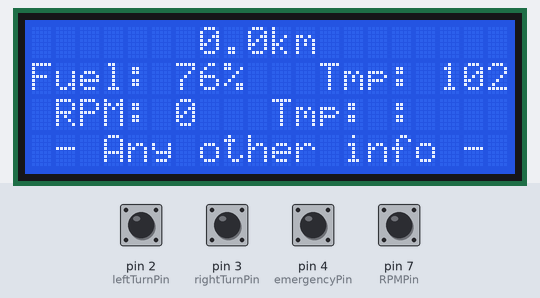
This sketch was run on a simulated Arduino Uno, built with avr-gcc and run on an emulated ATmega328P. Parts: 20×4 character LCD. The test bench sets the inputs (shaded band); at power-on: pin 2 (leftTurnPin), pin 3 (rightTurnPin), pin 4 (emergencyPin), pin 7 (RPMPin) HIGH.

Above: at 1.3 s.
1.4 s: pin 2 (leftTurnPin) pulled LOW for 1.25 s
At 2.5 s:
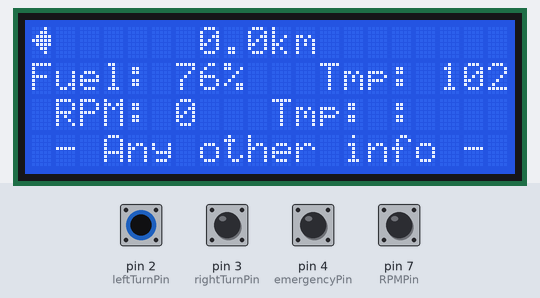
4.7 s: pin 3 (rightTurnPin) pulled LOW for 1.25 s
At 6.0 s:
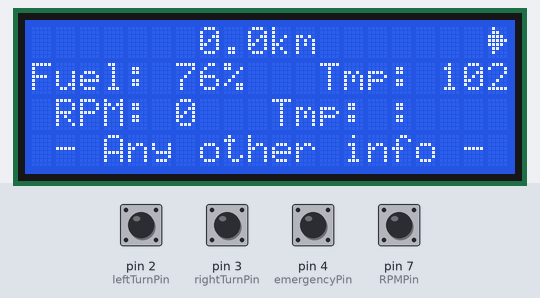
7.8 s: pin 4 (emergencyPin) pulled LOW for 1.25 s
At 9.1 s:
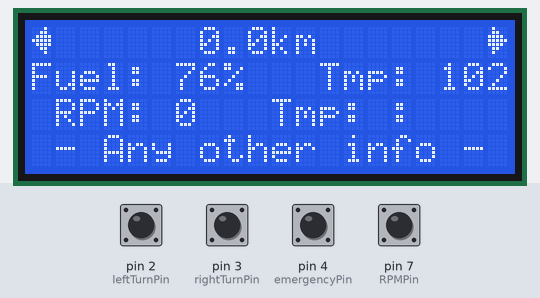
10.8 s: pin 7 (RPMPin) pulled LOW for 1.25 s
At 12.2 s:
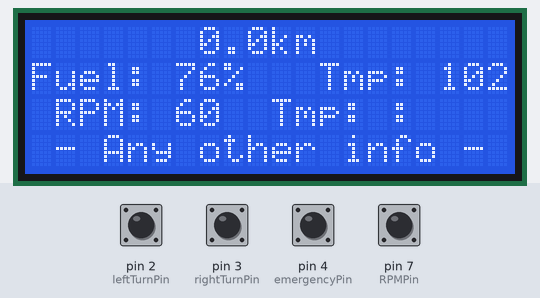
Timing chart, 0 to 13.8 s (numbered marks = the images above; inputs shaded):
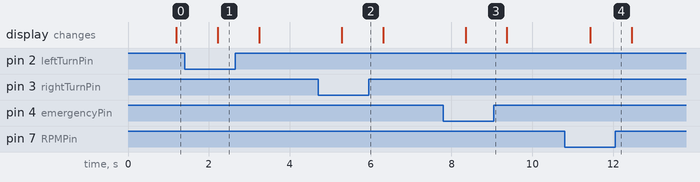

The sketch:

carpc.ino
```cpp
#include <Wire.h> // подключаем библиотеку работы с i2c шиной
#include <LiquidCrystal_I2C.h> // подключаем библиотеку для работы с дисплеем по i2c

#include "odspeedmeter.h"

#if defined(ARDUINO) && ARDUINO >= 100
#define printByte(args)  write(args);
#else
#define printByte(args)  print(args,BYTE);
#endif

LiquidCrystal_I2C lcd(0x3f, 20, 4); // 0x27-адрес модуля в i2c сети, 16 и 2 - количество столбцов и строк соответственно

OdSpeedMeter odSpeedMeter;

uint8_t empty[8]  = {0, 0, 0, 0, 0, 0, 0};
uint8_t larrow[8]  = {0x2,0x6,0xf,0x1f,0xf,0x6,0x2};
uint8_t rarrow[8]  = {0x8,0xc,0x1e,0x1f,0x1e,0xc,0x8};

const int RPMPin = 7;     // the number of the pushbutton pin
const int leftTurnPin = 2;     // the number of the pushbutton pin
const int rightTurnPin = 3;     // the number of the pushbutton pin
const int emergencyPin = 4;     // the number of the pushbutton pin

int buttonState = 0;         // variable for reading the pushbutton status
int i = 0;

int RPM = 0;
int lastRPMInputState = 0;
float RPMFrequency = 1; // in Hz
float RPMUpdateTime = 0;

int turnLightsStart;
int turnLightsEnabled = 0;
float turnLightsFrequency = 2; // in Hz

void setup()
{

  lcd.init();
  // Print a message to the LCD.
  lcd.backlight();

  lcd.createChar(0, empty);
  lcd.createChar(1, larrow);
  lcd.createChar(2, rarrow);

  lcd.setCursor(0,0);
  lcd.print("                    ");
  lcd.setCursor(0,1);
  lcd.print("Fuel: 76%   Tmp: 102");
  lcd.setCursor(0,2);
  lcd.print(" RPM:       Spd:    ");
  lcd.setCursor(0,3);
  lcd.print(" - Any other info - ");

  Serial.begin(9600);

  // initialize the pushbutton pin as an input:
  pinMode(leftTurnPin, INPUT_PULLUP);
  pinMode(rightTurnPin, INPUT_PULLUP);
  pinMode(emergencyPin, INPUT_PULLUP);
  pinMode(RPMPin, INPUT_PULLUP);

  analogReference(INTERNAL);
}

void updateTurnLights() {
  int leftTurn = !digitalRead(leftTurnPin);
  int rightTurn = !digitalRead(rightTurnPin);
  int emergency = !digitalRead(emergencyPin);
  int enabled = leftTurn || rightTurn || emergency;
  int delta = (millis() - turnLightsStart) / (1000. / turnLightsFrequency);
  int blinkHigh = !(delta % 2);

  if (!turnLightsEnabled && enabled) {
    turnLightsStart = millis();
    blinkHigh = 1;
  }

  lcd.setCursor(0, 0);
  lcd.printByte(blinkHigh && (leftTurn || emergency) ? 1 : 0);

  lcd.setCursor(19, 0);
  lcd.printByte(blinkHigh && (rightTurn || emergency) ? 2 : 0);

  turnLightsEnabled = enabled;
}

void updateRPM() {
  int fTime = millis();
  int delta = fTime - RPMUpdateTime;
  // read the state of the pushbutton value:
  int RPMInputState = !digitalRead(RPMPin);

  // check if the pushbutton is pressed. If it is, the buttonState is HIGH:
  if (RPMInputState == HIGH && RPMInputState != lastRPMInputState) {
    RPM++;
    delay(20);
  }
  lastRPMInputState = RPMInputState;

  if (delta > 1000 / RPMFrequency) {
    lcd.setCursor(6, 2);
    lcd.print("    ");
    lcd.setCursor(6, 2);
    lcd.print(RPM * 60);
    RPM = 0;

   RPMUpdateTime = fTime;
   }
}

void loop()
{
  updateTurnLights();
  updateRPM();
  odSpeedMeter.update();

  char buffer[] = "          \n";
  lcd.setCursor(10, 2);
  lcd.print(odSpeedMeter.getSpeed(buffer));

  strcpy(buffer, "          ");
  lcd.setCursor(7, 0);
  lcd.print(odSpeedMeter.getOdometer(buffer));

  delay(1000);
}
```

odspeedmeter.cpp
```cpp
#include "arduino.h"
#include "config.h"
#include "odspeedmeter.h"

OdSpeedMeter::OdSpeedMeter() : speed(0), odometer(0), speedUpdateTime(0), odometerUpdateTime(0)
{
}

void OdSpeedMeter::update() {
	int fTime = millis();

	// speedoeter
	int delta = fTime - speedUpdateTime;
	if (delta > 1000 / SPEED_FREQ) {
		speedUpdateTime = fTime;
	}

	// odometer
	delta = fTime - odometerUpdateTime;
	if (delta > 1000 / ODOMETER_FREQ) {
		odometer += speed / 3600. / 1000. * delta;
		odometerUpdateTime = fTime;
	}
}

char* OdSpeedMeter::getSpeed(char* buffer) {
	strcpy(buffer, "Tmp: ");
	strcpy(buffer + 5, int(speed));
	return buffer;
}

char* OdSpeedMeter::getOdometer(char* buffer) {
    char tmp[24];

    dtostrf(int(odometer * 10) / 10., 0, 1, tmp);
    sprintf(buffer, "%skm", tmp);
	return buffer;
}
```

odspeedmeter.h
```cpp
#ifndef __OD_SPEED_METER_H__
#define __OD_SPEED_METER_H__


class OdSpeedMeter {

private:
	float speed;
	float speedUpdateTime;
	float odometer;
	float odometerUpdateTime;
public:
	OdSpeedMeter();
	void update();
	char* getSpeed(char* buffer);
	char* getOdometer(char* buffer);

};

#endif
```

config.h
```cpp
#ifndef __CONFIG_H__
#define __CONFIG_H__

// FREQ in Hz
float SPEED_FREQ = 2;
float ODOMETER_FREQ = 1;


#endif
```

Measured:
- after the input at 1.4 s, the display: changes after 0.82 s (image 1)
- after the input at 4.7 s, the display: changes after 0.59 s (image 2)
- after the input at 7.8 s, the display: changes after 0.55 s (image 3)
- after the input at 10.8 s, the display: changes after 0.64 s (image 4)
